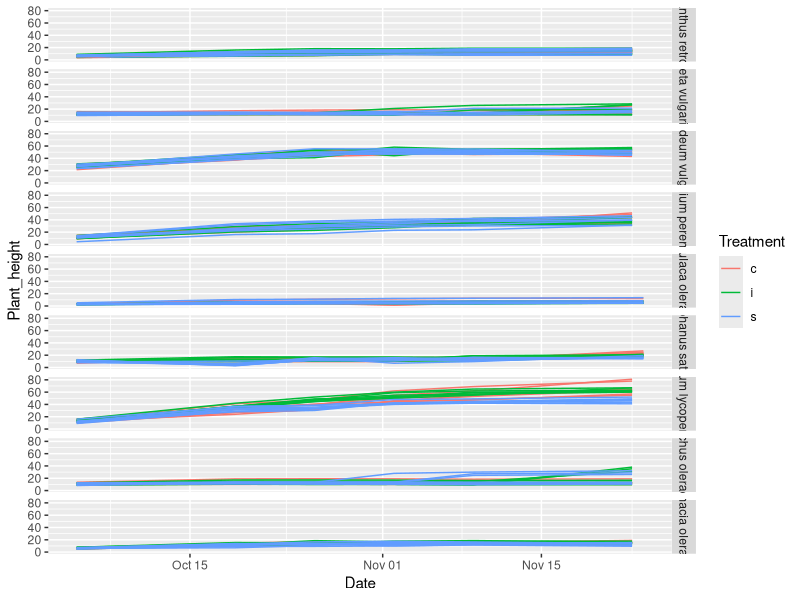
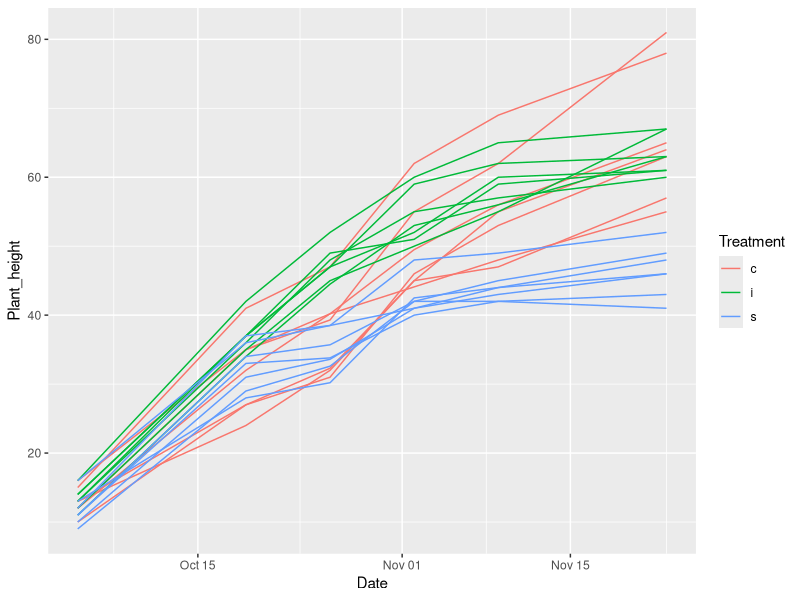

The R script that drew these images, in order:
## ---- chunk 1
knitr::opts_chunk$set(echo = TRUE)
## ---- chunk 2
# install.packages("readxl")
readxl::read_excel("data_dec/water_stress.xlsx")
d0 <- readxl::read_excel("data_dec/water_stress.xlsx", sheet = "Data")
## ---- chunk 3
# <<<<<<< HEAD
# =======
# install.packages(ggplot2)
# >>>>>>> 8a5d90e040749e2066eaf307a61d976e6a331505
library(ggplot2)
# All species
ggplot(d0, aes(x= Date, y= Plant_height, group= PlantId, color= Treatment)) + 
  geom_line()+
  facet_grid( Species ~. )

# For Solanum lycopersicum
s1 <- d0[d0$Species=="Solanum lycopersicum",]
ggplot(s1, aes(x= Date, y= Plant_height, group= PlantId, color= Treatment)) + 
  geom_line()

## ---- chunk 4


#comments
## ---- chunk 5

## ---- chunk 6

## ---- chunk 7

## ---- chunk 8

## ---- chunk 9

## ---- chunk 10

## ---- chunk 11

## ---- chunk 12
